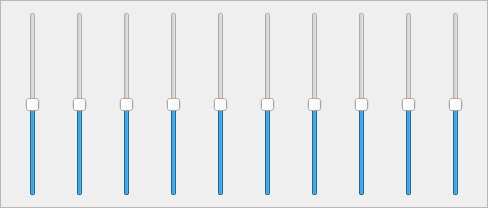
        <widget class="QFrame" name="uniform_sliders_frame">
         <property name="sizePolicy">
          <sizepolicy hsizetype="Expanding" vsizetype="Expanding">
           <horstretch>0</horstretch>
           <verstretch>0</verstretch>
          </sizepolicy>
         </property>
         <property name="maximumSize">
          <size>
           <width>16777215</width>
           <height>148</height>
          </size>
         </property>
         <property name="frameShape">
          <enum>QFrame::StyledPanel</enum>
         </property>
         <property name="frameShadow">
          <enum>QFrame::Raised</enum>
         </property>
         <layout class="QHBoxLayout" name="horizontalLayout_31">
          <item>
           <layout class="QHBoxLayout" name="horizontalLayout_27">
            <item>
             <spacer name="horizontalSpacer_50">
              <property name="orientation">
               <enum>Qt::Horizontal</enum>
              </property>
              <property name="sizeHint" stdset="0">
               <size>
                <width>13</width>
                <height>184</height>
               </size>
              </property>
             </spacer>
            </item>
            <item>
             <widget class="QSlider" name="uniform_slider_1">
              <property name="cursor">
               <cursorShape>OpenHandCursor</cursorShape>
              </property>
              <property name="minimum">
               <number>-10</number>
              </property>
              <property name="maximum">
               <number>10</number>
              </property>
              <property name="singleStep">
               <number>10</number>
              </property>
              <property name="pageStep">
               <number>10</number>
              </property>
              <property name="value">
               <number>0</number>
              </property>
              <property name="orientation">
               <enum>Qt::Vertical</enum>
              </property>
             </widget>
            </item>
            <item>
             <spacer name="horizontalSpacer_51">
              <property name="orientation">
               <enum>Qt::Horizontal</enum>
              </property>
              <property name="sizeHint" stdset="0">
               <size>
                <width>13</width>
                <height>184</height>
               </size>
              </property>
             </spacer>
            </item>
           </layout>
          </item>
          <item>
           <layout class="QHBoxLayout" name="horizontalLayout_25">
            <item>
             <spacer name="horizontalSpacer_46">
              <property name="orientation">
               <enum>Qt::Horizontal</enum>
              </property>
              <property name="sizeHint" stdset="0">
               <size>
                <width>13</width>
                <height>184</height>
               </size>
              </property>
             </spacer>
            </item>
            <item>
             <widget class="QSlider" name="uniform_slider_2">
              <property name="cursor">
               <cursorShape>OpenHandCursor</cursorShape>
              </property>
              <property name="minimum">
               <number>-10</number>
              </property>
              <property name="maximum">
               <number>10</number>
              </property>
              <property name="singleStep">
               <number>10</number>
              </property>
              <property name="pageStep">
               <number>10</number>
              </property>
              <property name="value">
               <number>0</number>
              </property>
              <property name="orientation">
               <enum>Qt::Vertical</enum>
              </property>
             </widget>
            </item>
            <item>
             <spacer name="horizontalSpacer_47">
              <property name="orientation">
               <enum>Qt::Horizontal</enum>
              </property>
              <property name="sizeHint" stdset="0">
               <size>
                <width>13</width>
                <height>184</height>
               </size>
              </property>
             </spacer>
            </item>
           </layout>
          </item>
          <item>
           <layout class="QHBoxLayout" name="horizontalLayout_23">
            <item>
             <spacer name="horizontalSpacer_42">
              <property name="orientation">
               <enum>Qt::Horizontal</enum>
              </property>
              <property name="sizeHint" stdset="0">
               <size>
                <width>13</width>
                <height>184</height>
               </size>
              </property>
             </spacer>
            </item>
            <item>
             <widget class="QSlider" name="uniform_slider_3">
              <property name="cursor">
               <cursorShape>OpenHandCursor</cursorShape>
              </property>
              <property name="minimum">
               <number>-10</number>
              </property>
              <property name="maximum">
               <number>10</number>
              </property>
              <property name="singleStep">
               <number>10</number>
              </property>
              <property name="pageStep">
               <number>10</number>
              </property>
              <property name="value">
               <number>0</number>
              </property>
              <property name="orientation">
               <enum>Qt::Vertical</enum>
              </property>
             </widget>
            </item>
            <item>
             <spacer name="horizontalSpacer_43">
              <property name="orientation">
               <enum>Qt::Horizontal</enum>
              </property>
              <property name="sizeHint" stdset="0">
               <size>
                <width>13</width>
                <height>184</height>
               </size>
              </property>
             </spacer>
            </item>
           </layout>
          </item>
          <item>
           <layout class="QHBoxLayout" name="horizontalLayout_28">
            <item>
             <spacer name="horizontalSpacer_52">
              <property name="orientation">
               <enum>Qt::Horizontal</enum>
              </property>
              <property name="sizeHint" stdset="0">
               <size>
                <width>13</width>
                <height>184</height>
               </size>
              </property>
             </spacer>
            </item>
            <item>
             <widget class="QSlider" name="uniform_slider_4">
              <property name="cursor">
               <cursorShape>OpenHandCursor</cursorShape>
              </property>
              <property name="minimum">
               <number>-10</number>
              </property>
              <property name="maximum">
               <number>10</number>
              </property>
              <property name="singleStep">
               <number>10</number>
              </property>
              <property name="pageStep">
               <number>10</number>
              </property>
              <property name="value">
               <number>0</number>
              </property>
              <property name="orientation">
               <enum>Qt::Vertical</enum>
              </property>
             </widget>
            </item>
            <item>
             <spacer name="horizontalSpacer_53">
              <property name="orientation">
               <enum>Qt::Horizontal</enum>
              </property>
              <property name="sizeHint" stdset="0">
               <size>
                <width>13</width>
                <height>184</height>
               </size>
              </property>
             </spacer>
            </item>
           </layout>
          </item>
          <item>
           <layout class="QHBoxLayout" name="horizontalLayout_26">
            <item>
             <spacer name="horizontalSpacer_48">
              <property name="orientation">
               <enum>Qt::Horizontal</enum>
              </property>
              <property name="sizeHint" stdset="0">
               <size>
                <width>13</width>
                <height>184</height>
               </size>
              </property>
             </spacer>
            </item>
            <item>
             <widget class="QSlider" name="uniform_slider_5">
              <property name="cursor">
               <cursorShape>OpenHandCursor</cursorShape>
              </property>
              <property name="minimum">
               <number>-10</number>
              </property>
              <property name="maximum">
               <number>10</number>
              </property>
              <property name="singleStep">
               <number>10</number>
              </property>
              <property name="pageStep">
               <number>10</number>
              </property>
              <property name="value">
               <number>0</number>
              </property>
              <property name="orientation">
               <enum>Qt::Vertical</enum>
              </property>
             </widget>
            </item>
            <item>
             <spacer name="horizontalSpacer_49">
              <property name="orientation">
               <enum>Qt::Horizontal</enum>
              </property>
              <property name="sizeHint" stdset="0">
               <size>
                <width>13</width>
                <height>184</height>
               </size>
              </property>
             </spacer>
            </item>
           </layout>
          </item>
          <item>
           <layout class="QHBoxLayout" name="horizontalLayout_24">
            <item>
             <spacer name="horizontalSpacer_44">
              <property name="orientation">
               <enum>Qt::Horizontal</enum>
              </property>
              <property name="sizeHint" stdset="0">
               <size>
                <width>13</width>
                <height>184</height>
               </size>
              </property>
             </spacer>
            </item>
            <item>
             <widget class="QSlider" name="uniform_slider_6">
              <property name="cursor">
               <cursorShape>OpenHandCursor</cursorShape>
              </property>
              <property name="minimum">
               <number>-10</number>
              </property>
              <property name="maximum">
               <number>10</number>
              </property>
              <property name="singleStep">
               <number>10</number>
              </property>
              <property name="pageStep">
               <number>10</number>
              </property>
              <property name="value">
               <number>0</number>
              </property>
              <property name="orientation">
               <enum>Qt::Vertical</enum>
              </property>
             </widget>
            </item>
            <item>
             <spacer name="horizontalSpacer_45">
              <property name="orientation">
               <enum>Qt::Horizontal</enum>
              </property>
              <property name="sizeHint" stdset="0">
               <size>
                <width>13</width>
                <height>184</height>
               </size>
              </property>
             </spacer>
            </item>
           </layout>
          </item>
          <item>
           <layout class="QHBoxLayout" name="horizontalLayout_29">
            <item>
             <spacer name="horizontalSpacer_54">
              <property name="orientation">
               <enum>Qt::Horizontal</enum>
              </property>
              <property name="sizeHint" stdset="0">
               <size>
                <width>13</width>
                <height>184</height>
               </size>
              </property>
             </spacer>
            </item>
            <item>
             <widget class="QSlider" name="uniform_slider_7">
              <property name="cursor">
               <cursorShape>OpenHandCursor</cursorShape>
              </property>
              <property name="minimum">
               <number>-10</number>
              </property>
              <property name="maximum">
               <number>10</number>
              </property>
              <property name="singleStep">
               <number>10</number>
              </property>
              <property name="pageStep">
               <number>10</number>
              </property>
              <property name="value">
               <number>0</number>
              </property>
              <property name="orientation">
               <enum>Qt::Vertical</enum>
              </property>
             </widget>
            </item>
            <item>
             <spacer name="horizontalSpacer_55">
              <property name="orientation">
               <enum>Qt::Horizontal</enum>
              </property>
              <property name="sizeHint" stdset="0">
               <size>
                <width>13</width>
                <height>184</height>
               </size>
              </property>
             </spacer>
            </item>
           </layout>
          </item>
          <item>
           <layout class="QHBoxLayout" name="horizontalLayout_21">
            <item>
             <spacer name="horizontalSpacer_38">
              <property name="orientation">
               <enum>Qt::Horizontal</enum>
              </property>
              <property name="sizeHint" stdset="0">
               <size>
                <width>13</width>
                <height>184</height>
               </size>
              </property>
             </spacer>
            </item>
            <item>
             <widget class="QSlider" name="uniform_slider_8">
              <property name="cursor">
               <cursorShape>OpenHandCursor</cursorShape>
              </property>
              <property name="minimum">
               <number>-10</number>
              </property>
              <property name="maximum">
               <number>10</number>
              </property>
              <property name="singleStep">
               <number>10</number>
              </property>
              <property name="pageStep">
               <number>10</number>
              </property>
              <property name="value">
               <number>0</number>
              </property>
              <property name="orientation">
               <enum>Qt::Vertical</enum>
              </property>
             </widget>
            </item>
            <item>
             <spacer name="horizontalSpacer_39">
              <property name="orientation">
               <enum>Qt::Horizontal</enum>
              </property>
              <property name="sizeHint" stdset="0">
               <size>
                <width>13</width>
                <height>184</height>
               </size>
              </property>
             </spacer>
            </item>
           </layout>
          </item>
          <item>
           <layout class="QHBoxLayout" name="horizontalLayout_30">
            <item>
             <spacer name="horizontalSpacer_56">
              <property name="orientation">
               <enum>Qt::Horizontal</enum>
              </property>
              <property name="sizeHint" stdset="0">
               <size>
                <width>13</width>
                <height>184</height>
               </size>
              </property>
             </spacer>
            </item>
            <item>
             <widget class="QSlider" name="uniform_slider_9">
              <property name="cursor">
               <cursorShape>OpenHandCursor</cursorShape>
              </property>
              <property name="minimum">
               <number>-10</number>
              </property>
              <property name="maximum">
               <number>10</number>
              </property>
              <property name="singleStep">
               <number>10</number>
              </property>
              <property name="pageStep">
               <number>10</number>
              </property>
              <property name="value">
               <number>0</number>
              </property>
              <property name="orientation">
               <enum>Qt::Vertical</enum>
              </property>
             </widget>
            </item>
            <item>
             <spacer name="horizontalSpacer_57">
              <property name="orientation">
               <enum>Qt::Horizontal</enum>
              </property>
              <property name="sizeHint" stdset="0">
               <size>
                <width>13</width>
                <height>184</height>
               </size>
              </property>
             </spacer>
            </item>
           </layout>
          </item>
          <item>
           <layout class="QHBoxLayout" name="horizontalLayout_20">
            <item>
             <spacer name="horizontalSpacer_36">
              <property name="orientation">
               <enum>Qt::Horizontal</enum>
              </property>
              <property name="sizeHint" stdset="0">
               <size>
                <width>13</width>
                <height>184</height>
               </size>
              </property>
             </spacer>
            </item>
            <item>
             <widget class="QSlider" name="uniform_slider_10">
              <property name="cursor">
               <cursorShape>OpenHandCursor</cursorShape>
              </property>
              <property name="minimum">
               <number>-10</number>
              </property>
              <property name="maximum">
               <number>10</number>
              </property>
              <property name="singleStep">
               <number>10</number>
              </property>
              <property name="pageStep">
               <number>10</number>
              </property>
              <property name="value">
               <number>0</number>
              </property>
              <property name="orientation">
               <enum>Qt::Vertical</enum>
              </property>
             </widget>
            </item>
            <item>
             <spacer name="horizontalSpacer_37">
              <property name="orientation">
               <enum>Qt::Horizontal</enum>
              </property>
              <property name="sizeHint" stdset="0">
               <size>
                <width>13</width>
                <height>184</height>
               </size>
              </property>
             </spacer>
            </item>
           </layout>
          </item>
         </layout>
        </widget>
